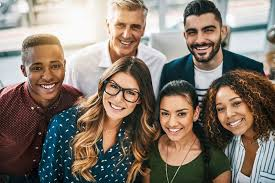
#> input picture FaceDetector/img.jpg, 275 x 183 px
$ python FaceDetection.py
#> lines starting #> are read from the running program, lines starting #| are printed output that depends on the picture; after the words box and inside, x2 and y2 are one past the last pixel; in counts of white or black regions, pixels touching at a corner belong together
import cv2

face_data = cv2.CascadeClassifier('haarcascade_frontalface_default.xml')

img = cv2.imread('img.jpg')
#> img is the input picture: shape (183, 275, 3); mean B, G, R 109.2, 120.1, 132.3
gray_img = cv2.cvtColor(img, cv2.COLOR_BGR2GRAY)
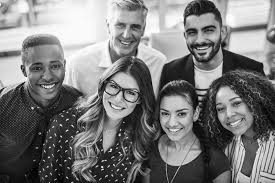
#> gray_img: shape (183, 275); min 0, max 255, mean 122.5

face_coordinates = face_data.detectMultiScale(gray_img)
#> face_coordinates = [[152, 96, 45, 45], [106, 10, 44, 44], [175, 11, 52, 52], [210, 92, 40, 40], [20, 47, 51, 51], [98, 72, 48, 48]]

#face coordinates generates a 2D array and each array in it contains the coordinates of a face detected
for i in face_coordinates:
    x_coordinate = i[0]
    y_coordinate = i[1]
    width = i[2]
    height = i[3]
    #Drawing a rectangle on each face detected
    cv2.rectangle(img, (x_coordinate, y_coordinate), ((x_coordinate + width), (y_coordinate + height)), (0, 255, 0), 2)
#> this loop made 6 passes
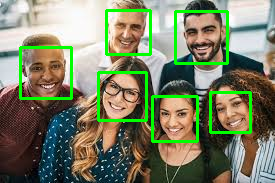
#> img: shape (183, 275, 3); 6.63% of pixels changed, all inside (x1, y1, x2, y2) = (19, 9, 252, 143)

cv2.imshow('Face Detector', img)
cv2.waitKey()
